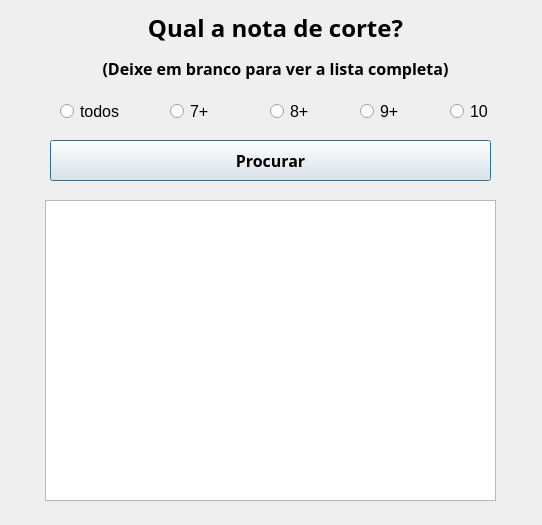
<?xml version="1.0" encoding="UTF-8"?>
<ui version="4.0">
 <class>Dialog</class>
 <widget class="QDialog" name="Dialog">
  <property name="geometry">
   <rect>
    <x>0</x>
    <y>0</y>
    <width>542</width>
    <height>525</height>
   </rect>
  </property>
  <property name="windowTitle">
   <string>Procurar Melhores</string>
  </property>
  <widget class="QPushButton" name="search_btn">
   <property name="geometry">
    <rect>
     <x>50</x>
     <y>140</y>
     <width>441</width>
     <height>41</height>
    </rect>
   </property>
   <property name="font">
    <font>
     <family>Noto Sans</family>
     <pointsize>12</pointsize>
     <weight>75</weight>
     <bold>true</bold>
    </font>
   </property>
   <property name="text">
    <string>Procurar</string>
   </property>
  </widget>
  <widget class="QLabel" name="main_title">
   <property name="geometry">
    <rect>
     <x>70</x>
     <y>10</y>
     <width>411</width>
     <height>71</height>
    </rect>
   </property>
   <property name="font">
    <font>
     <family>Noto Sans</family>
     <pointsize>16</pointsize>
     <weight>75</weight>
     <bold>true</bold>
    </font>
   </property>
   <property name="text">
    <string>&lt;!DOCTYPE HTML PUBLIC &quot;-//W3C//DTD HTML 4.0//EN&quot; &quot;http://www.w3.org/TR/REC-html40/strict.dtd&quot;&gt;
&lt;html&gt;&lt;head&gt;&lt;meta name=&quot;qrichtext&quot; content=&quot;1&quot; /&gt;&lt;style type=&quot;text/css&quot;&gt;
p, li { white-space: pre-wrap; }
&lt;/style&gt;&lt;/head&gt;&lt;body style=&quot; font-family:'Noto Sans'; font-size:16pt; font-weight:600; font-style:normal;&quot;&gt;
&lt;p align=&quot;center&quot; style=&quot; margin-top:12px; margin-bottom:12px; margin-left:0px; margin-right:0px; -qt-block-indent:0; text-indent:0px;&quot;&gt;&lt;span style=&quot; font-size:18pt;&quot;&gt;Qual a nota de corte?&lt;/span&gt;&lt;/p&gt;
&lt;p align=&quot;center&quot; style=&quot; margin-top:12px; margin-bottom:12px; margin-left:0px; margin-right:0px; -qt-block-indent:0; text-indent:0px;&quot;&gt;&lt;span style=&quot; font-size:12pt;&quot;&gt;(Deixe em branco para ver a lista completa)&lt;/span&gt;&lt;/p&gt;&lt;/body&gt;&lt;/html&gt;</string>
   </property>
  </widget>
  <widget class="QTableWidget" name="result_table">
   <property name="geometry">
    <rect>
     <x>45</x>
     <y>200</y>
     <width>451</width>
     <height>301</height>
    </rect>
   </property>
  </widget>
  <widget class="QRadioButton" name="radio_all">
   <property name="geometry">
    <rect>
     <x>60</x>
     <y>100</y>
     <width>71</width>
     <height>23</height>
    </rect>
   </property>
   <property name="font">
    <font>
     <pointsize>12</pointsize>
    </font>
   </property>
   <property name="text">
    <string>todos</string>
   </property>
  </widget>
  <widget class="QRadioButton" name="radio_seven">
   <property name="geometry">
    <rect>
     <x>170</x>
     <y>100</y>
     <width>41</width>
     <height>23</height>
    </rect>
   </property>
   <property name="font">
    <font>
     <pointsize>12</pointsize>
    </font>
   </property>
   <property name="text">
    <string>7+</string>
   </property>
  </widget>
  <widget class="QRadioButton" name="radio_eight">
   <property name="geometry">
    <rect>
     <x>270</x>
     <y>100</y>
     <width>41</width>
     <height>23</height>
    </rect>
   </property>
   <property name="font">
    <font>
     <pointsize>12</pointsize>
    </font>
   </property>
   <property name="text">
    <string>8+</string>
   </property>
  </widget>
  <widget class="QRadioButton" name="radio_ten">
   <property name="geometry">
    <rect>
     <x>450</x>
     <y>100</y>
     <width>41</width>
     <height>23</height>
    </rect>
   </property>
   <property name="font">
    <font>
     <pointsize>12</pointsize>
    </font>
   </property>
   <property name="text">
    <string>10</string>
   </property>
  </widget>
  <widget class="QRadioButton" name="radio_nine">
   <property name="geometry">
    <rect>
     <x>360</x>
     <y>100</y>
     <width>41</width>
     <height>23</height>
    </rect>
   </property>
   <property name="font">
    <font>
     <pointsize>12</pointsize>
    </font>
   </property>
   <property name="text">
    <string>9+</string>
   </property>
  </widget>
 </widget>
 <resources/>
 <connections/>
</ui>
